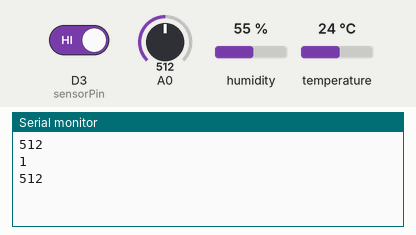
A sketch run on a simulated ESP8266 (NodeMCU). On the bench: the last lines printed to the serial monitor. The test bench sets the inputs (shaded band); at power-on: A0 = 512, D3 (sensorPin) HIGH, humidity 55 %, temperature 24 °C. WiFi joins after 1.5 s; servers stay silent unless stated.

Above: at 3.3 s.
3.4 s: A0 set to 716
At 4.7 s:
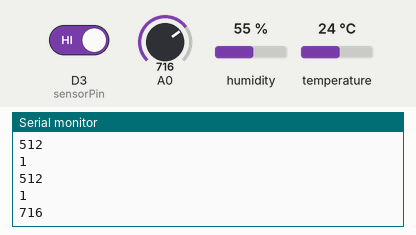
4.9 s: D3 (sensorPin) driven LOW
6.4 s: A0 set to 900
At 7.9 s:
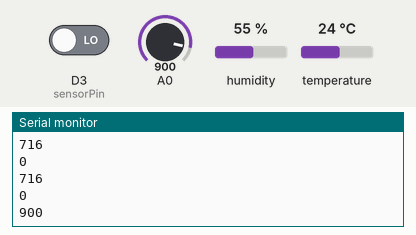
Timing chart, 0 to 9.4 s (numbered marks = the images above; inputs shaded):
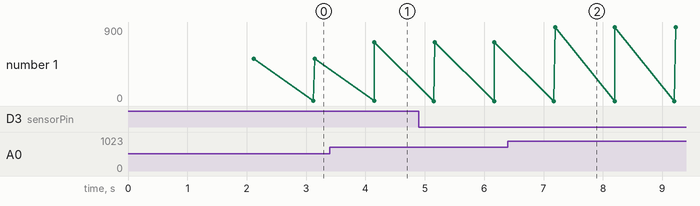

The sketch:

plant_monitoring.ino
```cpp
#define BLYNK_PRINT Serial
#include <SPI.h>
#include <ESP8266WiFi.h>
#include <BlynkSimpleEsp8266.h>
#include <DHT.h>
#include <OneWire.h>
#include <DallasTemperature.h>
#define ONE_WIRE_BUS D2


OneWire oneWire(ONE_WIRE_BUS);
DallasTemperature sensors(&oneWire);

char auth[] ="G-nd5LTwt8_-en8gK9z9OD0OBC2Xv9wJ";               //Authentication code sent by Blynk
char ssid[] = "SHAIK SUBHANI";                       //WiFi SSID
char pass[] = "9390539087";                       //WiFi Password

#define sensorPin D3
int sensorState = 0;
int lastState = 0;
#define DHTPIN D2
#define DHTTYPE DHT11
DHT dht(DHTPIN, DHTTYPE);
BlynkTimer timer;
void sendSensor()
{
  float h = dht.readHumidity();
  float t = dht.readTemperature();

  if (isnan(h) || isnan(t)) {
    Serial.println("Failed to read from DHT sensor!");
    return;
  }

  Blynk.virtualWrite(V5, h);  //V5 is for Humidity
  Blynk.virtualWrite(V6, t);  //V6 is for Temperature
}
void setup()
{
  Serial.begin(115200);
  Blynk.begin(auth, ssid, pass);
   pinMode(sensorPin, INPUT);
  dht.begin();

  timer.setInterval(1000L, sendSensor);
  Serial.begin(115200);
  Blynk.begin(auth, ssid, pass);
   sensors.begin();
}
int sensor=0;
void sendTemps()
{
sensor=analogRead(A0);


Serial.println(sensor);

Blynk.virtualWrite(V2,sensor);
delay(1000);
}
void loop()
{
  Blynk.run();
  timer.run();
  sendTemps();
  sensorState = digitalRead(sensorPin);
Serial.println(sensorState);


}
```

Measured:
- after the input at 3.4 s, the serial monitor: prints a new line after 0.75 s (image 1)
- after the input at 6.4 s, the serial monitor: prints a new line after 0.80 s (image 2)
- plotted number 1: 512 → 716 after the input at 3.4 s, 716 → 900 after the input at 6.4 s
